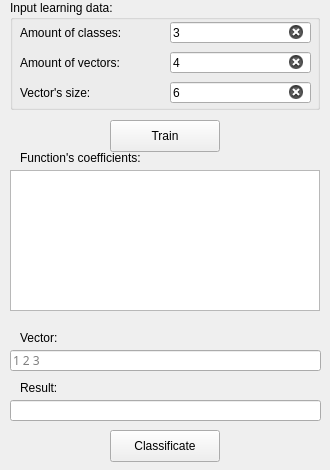
<?xml version="1.0" encoding="UTF-8"?>
<ui version="4.0">
 <class>form_perceptron</class>
 <widget class="QWidget" name="form_perceptron">
  <property name="geometry">
   <rect>
    <x>0</x>
    <y>0</y>
    <width>330</width>
    <height>470</height>
   </rect>
  </property>
  <property name="minimumSize">
   <size>
    <width>330</width>
    <height>470</height>
   </size>
  </property>
  <property name="maximumSize">
   <size>
    <width>330</width>
    <height>470</height>
   </size>
  </property>
  <property name="windowTitle">
   <string>Perceptron method</string>
  </property>
  <property name="inputMethodHints">
   <set>Qt::ImhNone</set>
  </property>
  <widget class="QPushButton" name="pb_train">
   <property name="geometry">
    <rect>
     <x>110</x>
     <y>120</y>
     <width>110</width>
     <height>32</height>
    </rect>
   </property>
   <property name="text">
    <string>Train</string>
   </property>
  </widget>
  <widget class="QGroupBox" name="gb_input_learning_data">
   <property name="geometry">
    <rect>
     <x>10</x>
     <y>0</y>
     <width>310</width>
     <height>110</height>
    </rect>
   </property>
   <property name="title">
    <string>Input learning data:</string>
   </property>
   <widget class="QLabel" name="lb_amount_of_vectors">
    <property name="geometry">
     <rect>
      <x>10</x>
      <y>55</y>
      <width>121</width>
      <height>16</height>
     </rect>
    </property>
    <property name="text">
     <string>Amount of vectors:</string>
    </property>
   </widget>
   <widget class="QLineEdit" name="le_amount_of_classes">
    <property name="geometry">
     <rect>
      <x>160</x>
      <y>22</y>
      <width>141</width>
      <height>21</height>
     </rect>
    </property>
    <property name="inputMethodHints">
     <set>Qt::ImhNone</set>
    </property>
    <property name="text">
     <string>3</string>
    </property>
    <property name="readOnly">
     <bool>false</bool>
    </property>
    <property name="placeholderText">
     <string>3</string>
    </property>
    <property name="clearButtonEnabled">
     <bool>true</bool>
    </property>
   </widget>
   <widget class="QLineEdit" name="le_amount_of_vectors">
    <property name="geometry">
     <rect>
      <x>160</x>
      <y>52</y>
      <width>141</width>
      <height>21</height>
     </rect>
    </property>
    <property name="text">
     <string>4</string>
    </property>
    <property name="readOnly">
     <bool>false</bool>
    </property>
    <property name="placeholderText">
     <string>4</string>
    </property>
    <property name="clearButtonEnabled">
     <bool>true</bool>
    </property>
   </widget>
   <widget class="QLabel" name="lb_amount_of_classes">
    <property name="geometry">
     <rect>
      <x>10</x>
      <y>25</y>
      <width>121</width>
      <height>16</height>
     </rect>
    </property>
    <property name="text">
     <string>Amount of classes:</string>
    </property>
   </widget>
   <widget class="QLabel" name="lb_vector_size">
    <property name="geometry">
     <rect>
      <x>10</x>
      <y>85</y>
      <width>81</width>
      <height>16</height>
     </rect>
    </property>
    <property name="text">
     <string>Vector's size:</string>
    </property>
   </widget>
   <widget class="QLineEdit" name="le_vector_size">
    <property name="geometry">
     <rect>
      <x>160</x>
      <y>82</y>
      <width>141</width>
      <height>21</height>
     </rect>
    </property>
    <property name="text">
     <string>6</string>
    </property>
    <property name="readOnly">
     <bool>false</bool>
    </property>
    <property name="placeholderText">
     <string>6</string>
    </property>
    <property name="clearButtonEnabled">
     <bool>true</bool>
    </property>
   </widget>
  </widget>
  <widget class="QPlainTextEdit" name="pte_functions">
   <property name="geometry">
    <rect>
     <x>10</x>
     <y>170</y>
     <width>310</width>
     <height>141</height>
    </rect>
   </property>
   <property name="font">
    <font>
     <family>PT Serif</family>
     <pointsize>10</pointsize>
    </font>
   </property>
   <property name="lineWrapMode">
    <enum>QPlainTextEdit::NoWrap</enum>
   </property>
   <property name="readOnly">
    <bool>true</bool>
   </property>
  </widget>
  <widget class="QLabel" name="lb_functions">
   <property name="geometry">
    <rect>
     <x>20</x>
     <y>150</y>
     <width>151</width>
     <height>16</height>
    </rect>
   </property>
   <property name="text">
    <string>Function's coefficients:</string>
   </property>
  </widget>
  <widget class="QLineEdit" name="le_vector">
   <property name="geometry">
    <rect>
     <x>10</x>
     <y>350</y>
     <width>311</width>
     <height>21</height>
    </rect>
   </property>
   <property name="font">
    <font>
     <family>PT Serif</family>
    </font>
   </property>
   <property name="placeholderText">
    <string>1 2 3</string>
   </property>
  </widget>
  <widget class="QLabel" name="lb_vector">
   <property name="geometry">
    <rect>
     <x>20</x>
     <y>330</y>
     <width>71</width>
     <height>16</height>
    </rect>
   </property>
   <property name="text">
    <string>Vector:</string>
   </property>
  </widget>
  <widget class="QPushButton" name="pb_classificate">
   <property name="geometry">
    <rect>
     <x>110</x>
     <y>430</y>
     <width>110</width>
     <height>32</height>
    </rect>
   </property>
   <property name="text">
    <string>Classificate</string>
   </property>
  </widget>
  <widget class="QLineEdit" name="le_result">
   <property name="geometry">
    <rect>
     <x>10</x>
     <y>400</y>
     <width>311</width>
     <height>21</height>
    </rect>
   </property>
   <property name="font">
    <font>
     <family>PT Serif</family>
    </font>
   </property>
   <property name="readOnly">
    <bool>true</bool>
   </property>
  </widget>
  <widget class="QLabel" name="lb_result">
   <property name="geometry">
    <rect>
     <x>20</x>
     <y>380</y>
     <width>71</width>
     <height>16</height>
    </rect>
   </property>
   <property name="text">
    <string>Result:</string>
   </property>
  </widget>
 </widget>
 <resources/>
 <connections/>
</ui>
